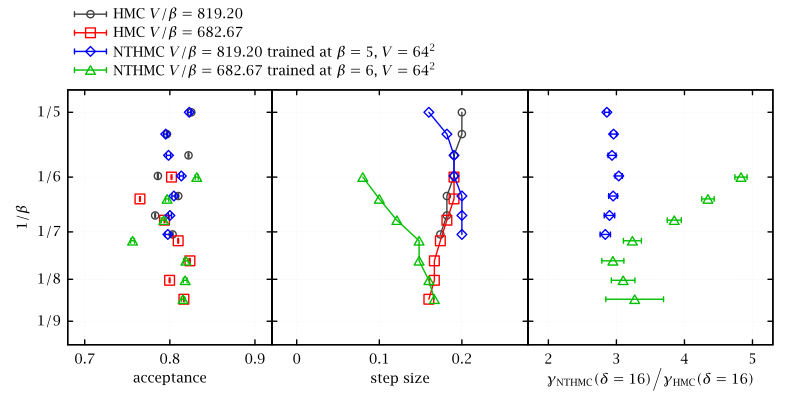

Write the gnuplot code that produced this figure.
set grid lc rgb '#f0f0f0'

set tmargin 6.5
set bmargin 4
set lmargin 10
set rmargin 0

set log y
set yrange [0.104:0.213]
set multiplot

set origin 0.0,0
set size 0.34,1

set key tmargin left Left reverse
set ytics ('$1/5$' 1./5, '$1/6$' 1./6, '$1/7$' 1./7, '$1/8$' 1./8, '$1/9$' 1./9)
set ylabel '$1/\beta$'
set xlabel 'acceptance'
set xrange [0.68:0.92]
set xtics 0.1
plot\
	"<for v in 64 66 68 70 72 74 76;do ./get_accept_hmc_scaled_b_v 5 $v;done" u 8:(1./$2):10 w xerror t 'HMC $V/\beta=819.20$',\
	"<for v in 64 66 68 70 72 74 76;do ./get_accept_hmc_scaled_b_v 6 $v;done" u 8:(1./$2):10 w xerror t 'HMC $V/\beta=682.67$',\
	"<./get_accept_hmc_scaled_b_v 5 64 s_nthmc_l64_b5        ;for v in 66 68 70 72 74 76;do ./get_accept_hmc_scaled_b_v 5 $v s_nthmc_l${v}_fixBV_l64_b5;done" u 8:(1./$2):10 w xerror t 'NTHMC $V/\beta=819.20$ trained at $\beta=5$, $V=64^2$',\
	"<./get_accept_hmc_scaled_b_v 6 64 s_nthmc_l64_b6_startb6;for v in 66 68 70 72 74 76;do ./get_accept_hmc_scaled_b_v 6 $v s_nthmc_l${v}_fixBV_l64_b6;done" u 8:(1./$2):10 w xerror t 'NTHMC $V/\beta=682.67$ trained at $\beta=6$, $V=64^2$'

set origin 0.34,0
set size 0.32,1

set lmargin 0

unset key
set ytics ('' 1./5, '' 1./6, '' 1./7, '' 1./8, '' 1./9)
unset ylabel
set xlabel 'step size'
set xrange [-0.03:0.28]
set xtics 0.1
plot\
	"<for v in 64 66 68 70 72 74 76;do ./get_stepsize_hmc_scaled_b_v 5 $v;done" u 4:(1./$2) w lp t 'HMC $V/\beta=819.20$',\
	"<for v in 64 66 68 70 72 74 76;do ./get_stepsize_hmc_scaled_b_v 6 $v;done" u 4:(1./$2) w lp t 'HMC $V/\beta=682.67$',\
	"<./get_stepsize_hmc_scaled_b_v 5 64 s_nthmc_l64_b5        ;for v in 66 68 70 72 74 76;do ./get_stepsize_hmc_scaled_b_v 5 $v s_nthmc_l${v}_fixBV_l64_b5;done" u 4:(1./$2) w lp t 'NTHMC $V/\beta=819.20$ trained at $\beta=5$, $V=64^2$',\
	"<./get_stepsize_hmc_scaled_b_v 6 64 s_nthmc_l64_b6_startb6;for v in 66 68 70 72 74 76;do ./get_stepsize_hmc_scaled_b_v 6 $v s_nthmc_l${v}_fixBV_l64_b6;done" u 4:(1./$2) w lp t 'NTHMC $V/\beta=682.67$ trained at $\beta=6$, $V=64^2$'

set origin 0.66,0
set size 0.34,1

set rmargin 4

set xlabel '$\gamma_{\text{NTHMC}}(\delta=16)\Big/\gamma_{\text{HMC}}(\delta=16)$
set xrange [1.7:5.3]
set xtics 1
plot\
	"<(./get_dq2_hmc_scaled_b_v_d 5 64 4;./get_dq2_hmc_scaled_b_v_d 5 64 4 s_nthmc_l64_b5        ;for v in 66 68 70 72 74 76;do ./get_dq2_hmc_scaled_b_v_d 5 $v 4;./get_dq2_hmc_scaled_b_v_d 5 $v 4 s_nthmc_l${v}_fixBV_l64_b5;done)|paste - -" u ($5/$2):(1./$1):($5/$2*sqrt(($3/$2)**2+($6/$5)**2)) w xerror lt 3 t 'NTHMC $V/\beta=819.20$ trained at $\beta=5$, $V=64^2$',\
	"<(./get_dq2_hmc_scaled_b_v_d 6 64 4;./get_dq2_hmc_scaled_b_v_d 6 64 4 s_nthmc_l64_b6_startb6;for v in 66 68 70 72 74 76;do ./get_dq2_hmc_scaled_b_v_d 6 $v 4;./get_dq2_hmc_scaled_b_v_d 6 $v 4 s_nthmc_l${v}_fixBV_l64_b6;done)|paste - -" u ($5/$2):(1./$1):($5/$2*sqrt(($3/$2)**2+($6/$5)**2)) w xerror lt 4 t 'NTHMC $V/\beta=682.67$ trained at $\beta=6$, $V=64^2$'
unset multiplot
